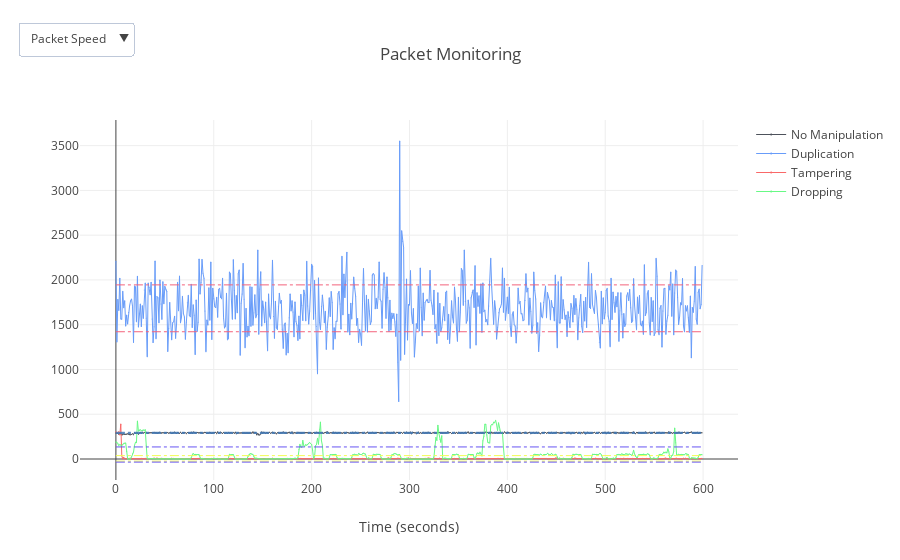

Notebook code cell kept with this figure:
### Code cell
norm_speed = {'x': np.arange(0, 600), 'y': getPacketSpeeds(df_norm)}
dup_speed = {'x': np.arange(0, 600), 'y': getPacketSpeeds(df_dup)}
tamper_speed = {'x': np.arange(0, 600), 'y': getPacketSpeeds(df_tamper)}
drop_speed = {'x': np.arange(0, 600), 'y': getPacketSpeeds(df_drop)}

data = []
buttons_data = []
buttons_labels = ["Packet Speed"]
plot_data = [{"Title": "No Manipulation", "Type": "Packet Speed", "Data": norm_speed, "Color": "rgb(77, 82, 91)"}, 
             {"Title": "Duplication", "Type": "Packet Speed", "Data": dup_speed, "Color": "rgb(104, 156, 249)"}, 
             {"Title": "Tampering", "Type": "Packet Speed", "Data": tamper_speed, "Color": "rgb(249, 104, 104)"}, 
             {"Title": "Dropping", "Type": "Packet Speed", "Data": drop_speed, "Color": "rgb(104, 249, 133)"}]

for button_label in buttons_labels:
    buttons_data.append(dict(
        label = button_label,
        method = 'update',
        args = [{'visible': updateVisibility(button_label)}]
    ))
    
for plot_datum in plot_data:
    data.append(go.Scatter(
        x=plot_datum["Data"]["x"],
        y=plot_datum["Data"]["y"],
        mode='lines+markers',
        line=dict(
            color=plot_datum["Color"],
            width=1
        ),
        marker = dict(
            size = 1
        ),
        name=plot_datum["Title"],
        text=plot_datum["Title"],
        visible=(plot_datum["Type"]=='Packet Speed')
    ))
    

updatemenus = list([
    dict(active=0,
         buttons= buttons_data,
         direction = 'down',
         pad = {'r': 10, 't': 10},
         showactive = True,
         x = 0,
         xanchor = 'center',
         y = 1.3,
         yanchor = 'top'
    )
])

thresholds = [
    [StandardDeviance(norm_speed['y'])],
    [StandardDeviance(dup_speed['y'])],
    [StandardDeviance(tamper_speed['y'])],
    [StandardDeviance(drop_speed['y'])]
]



shapes = []

for array in thresholds:
    r = random.randint(0,255)
    g = random.randint(0,255)
    b = random.randint(0,255)
    print(array)
    temp = dict()
    temp.update({
    'type' : 'line',
    'x0' : 0,
    'y0': array[0][0] + array[0][1],
    'x1': 600,
    'y1': array[0][0] + array[0][1],
    'line': {
        'color':'rgb({},{},{})'.format(r,g,b),
        'width':1,
        'dash':'dashdot',   
        },
    })
    
    temp2 = dict()
    temp2.update({
    'type' : 'line',
    'x0' : 0,
    'y0': array[0][0] - array[0][1],
    'x1': 600,
    'y1': array[0][0] - array[0][1],
    'line': {
        'color':'rgb({},{},{})'.format(r,g,b),
        'width':1,
        'dash':'dashdot',   
        },
    })
    
    shapes.append(temp)
    shapes.append(temp2)

    
    

layout = dict(
    title='Packet Monitoring',
    updatemenus = updatemenus,
    xaxis=dict(
        title='Time (seconds)',
        rangeslider=dict(),
        autorange=True
    ),
    shapes=shapes
)


fig = dict(data=data, layout=layout)
iplot(fig)

### Figure 1 — Plotly figure (JSON) as saved in the notebook; plotly's stock layout.template omitted (floating-point values rounded to 4 significant figures; data arrays with more than 128 entries replaced by an {"elided": "..."} marker saying what was removed)
{"data": [{"line": {"color": "rgb(77, 82, 91)", "width": 1}, "marker": {"size": 1}, "mode": "lines+markers", "name": "No Manipulation", "text": "No Manipulation", "type": "scatter", "uid": "3d7cd2b7-fe39-4a0b-8c33-1e454fe25b99", "visible": true, "x": {"elided": "600 int values"}, "y": {"elided": "600 int values"}}, {"line": {"color": "rgb(104, 156, 249)", "width": 1}, "marker": {"size": 1}, "mode": "lines+markers", "name": "Duplication", "text": "Duplication", "type": "scatter", "uid": "dabcee2c-78b2-440d-bf5a-b75e388e423a", "visible": true, "x": {"elided": "600 int values"}, "y": {"elided": "600 int values"}}, {"line": {"color": "rgb(249, 104, 104)", "width": 1}, "marker": {"size": 1}, "mode": "lines+markers", "name": "Tampering", "text": "Tampering", "type": "scatter", "uid": "bf4019f7-2d0e-4661-a21a-640a6a081fbd", "visible": true, "x": {"elided": "600 int values"}, "y": {"elided": "600 int values"}}, {"line": {"color": "rgb(104, 249, 133)", "width": 1}, "marker": {"size": 1}, "mode": "lines+markers", "name": "Dropping", "text": "Dropping", "type": "scatter", "uid": "a6fcca8f-373f-4d07-81a7-d11a6479b758", "visible": true, "x": {"elided": "600 int values"}, "y": {"elided": "600 int values"}}], "layout": {"shapes": [{"line": {"color": "rgb(64,119,179)", "dash": "dashdot", "width": 1}, "type": "line", "x0": 0, "x1": 600, "y0": 298.0, "y1": 298.0}, {"line": {"color": "rgb(64,119,179)", "dash": "dashdot", "width": 1}, "type": "line", "x0": 0, "x1": 600, "y0": 286.3, "y1": 286.3}, {"line": {"color": "rgb(243,98,124)", "dash": "dashdot", "width": 1}, "type": "line", "x0": 0, "x1": 600, "y0": 1945.0, "y1": 1945.0}, {"line": {"color": "rgb(243,98,124)", "dash": "dashdot", "width": 1}, "type": "line", "x0": 0, "x1": 600, "y0": 1421.0, "y1": 1421.0}, {"line": {"color": "rgb(242,252,84)", "dash": "dashdot", "width": 1}, "type": "line", "x0": 0, "x1": 600, "y0": 37.87, "y1": 37.87}, {"line": {"color": "rgb(242,252,84)", "dash": "dashdot", "width": 1}, "type": "line", "x0": 0, "x1": 600, "y0": -23.45, "y1": -23.45}, {"line": {"color": "rgb(103,85,242)", "dash": "dashdot", "width": 1}, "type": "line", "x0": 0, "x1": 600, "y0": 134.6, "y1": 134.6}, {"line": {"color": "rgb(103,85,242)", "dash": "dashdot", "width": 1}, "type": "line", "x0": 0, "x1": 600, "y0": -34.59, "y1": -34.59}], "title": {"text": "Packet Monitoring"}, "updatemenus": [{"active": 0, "buttons": [{"args": [{"visible": [true, true, true, true]}], "label": "Packet Speed", "method": "update"}], "direction": "down", "pad": {"r": 10, "t": 10}, "showactive": true, "x": 0, "xanchor": "center", "y": 1.3, "yanchor": "top"}], "xaxis": {"autorange": true, "title": {"text": "Time (seconds)"}}}}
